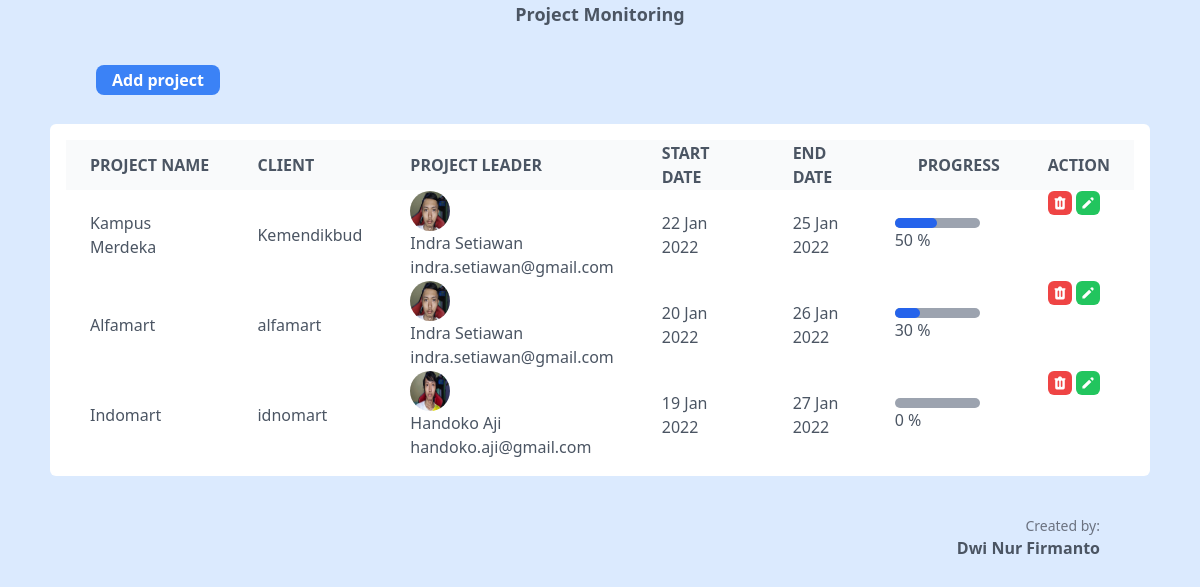
The page / on the database its author committed.
### tables this page shows
CREATE TABLE `tb_project` (
  `id_project` int(10) UNSIGNED NOT NULL,
  `project_name` varchar(100) NOT NULL,
  `client_name` varchar(100) NOT NULL,
  `start_date` date NOT NULL,
  `end_date` date NOT NULL,
  `progress` int(11) NOT NULL,
  `id_leader` int(10) UNSIGNED NOT NULL
);

CREATE TABLE `tb_project_leader` (
  `id_leader` int(10) UNSIGNED NOT NULL,
  `leader_name` varchar(100) NOT NULL,
  `leader_email` varchar(100) NOT NULL,
  `img_profile_leader` varchar(255) NOT NULL
);

### functions.php (called while the page is built, shortened)
<?php
$conn = mysqli_connect("localhost", "root", "", "db_sys_monitoring_project");
function get_data($query) {
    global $conn;
    $result = mysqli_query($conn, $query);
    $rows = [];
    while($row = mysqli_fetch_assoc($result)) {
        $rows[] = $row;
    }
    return $rows;
}

### index.php (the view, shortened to what this page needs)
<?php
require 'functions.php';
$query = "SELECT * FROM tb_project INNER JOIN tb_project_leader ON tb_project.id_leader = tb_project_leader.id_leader";
$project = get_data($query);
?>
<!DOCTYPE html>
<html lang="en">
<head>
    <link rel="stylesheet" href="./css/output.css">
</head>
<body class="bg-light-blue">
    <h1 class="text-center text-lg font-semibold text-gray-600 mb-10">Project Monitoring</h1>
    <a class="justify-center bg-blue-500 text-white font-semibold px-4 py-1 rounded-lg w-11/12 ml-24" href="./add_project.php"><span class="text-center">Add project</span></a>
    <div class="bg-white w-11/12 mx-auto p-4 rounded-md mt-8">
        <table class="w-full">
            <thead class="bg-soft-gray h-[50px] text-left">
                <tr class="text-gray-600 base-text">
                    <th class="px-6">PROJECT NAME</th>
                    <th class="px-6">CLIENT</th>
                    <th class="px-6">PROJECT LEADER</th>
                    <th class="px-6">START DATE</th>
                    <th class="px-6">END DATE</th>
                    <th class="px-6">PROGRESS</th>
                    <th class="px-6">ACTION</th>
                </tr>
            </thead>
            <tbody>
                <?php foreach($project as $row) : ?>
                    <tr class="h-[75px] text-gray-600 justify-center">
                        <td class="px-6"><?= $row['project_name']?></td>
                        <td class="px-6"><?= $row['client_name']?></td>
                        <td class="px-6" class="flex flex-row">
                            <img class="w-10 h-10 rounded-full" src="./img/<?= $row['img_profile_leader']?>" alt="">
                            <div class="flex flex-col">
                                <p><?= $row['leader_name']?></p>
                                <p><?= $row['leader_email']?></p>
                            </div>
                        </td>
                        <td class="px-6"><?= date("d M Y", strtotime($row['start_date']))?></td>
                        <td class="px-6"><?= date("d M Y", strtotime($row['end_date']))?></td>
                        <td class="">
                            <div class="leading-[25px] h-[10px] block bg-gray-400 rounded-lg w-8/12">
                                <div class="bg-blue-600 leading-[25px] h-[10px] block rounded-lg" style="width: <?= $row['progress']?>%"></div>
                            </div>
                            <p class="w-4/12"><?= $row['progress'] . " %"?></p>
                        </td>
                        <td class="px-6 flex items-center space-x-1">
                            <a href="index.php?delete_id=<?= $row['id_project']?>" onclick="alert('Apakah anda yakin akan menghapus project?')"><img class="w-6 h-6 bg-red-500 rounded-md p-1" src="./img/icon/trash.svg" alt="Trash Icon"></a>
                            <a href="edit_project.php?project_id=<?= $row['id_project']?>"><img class="w-6 h-6 bg-green-500 rounded-md p-1" src="./img/icon/pencil.svg" alt="Trash Icon"></a>
                        </td>
                    </tr>
                <?php endforeach ?>
            </tbody>
        </table>
    </div>
    <div class="w-11/12 text-right mt-10">
        <p class="text-gray-500 text-sm">Created by:</p>
        <p class="text-gray-600 font-bold">Dwi Nur Firmanto</p>
    </div>
</body>
</html>

### rows shown on the page
tb_project: project_name "Kampus Merdeka", client_name "Kemendikbud", id_leader.img_profile_leader (picture), id_leader.leader_name "Indra Setiawan", id_leader.leader_email "indra.setiawan@gmail.com", start_date "22 Jan 2022", end_date "25 Jan 2022", progress "50"
tb_project: project_name "Alfamart", client_name "alfamart", id_leader.img_profile_leader (picture), id_leader.leader_name "Indra Setiawan", id_leader.leader_email "indra.setiawan@gmail.com", start_date "20 Jan 2022", end_date "26 Jan 2022", progress "30"
tb_project: project_name "Indomart", client_name "idnomart", id_leader.img_profile_leader (picture), id_leader.leader_name "Handoko Aji", id_leader.leader_email "handoko.aji@gmail.com", start_date "19 Jan 2022", end_date "27 Jan 2022", progress "0"
